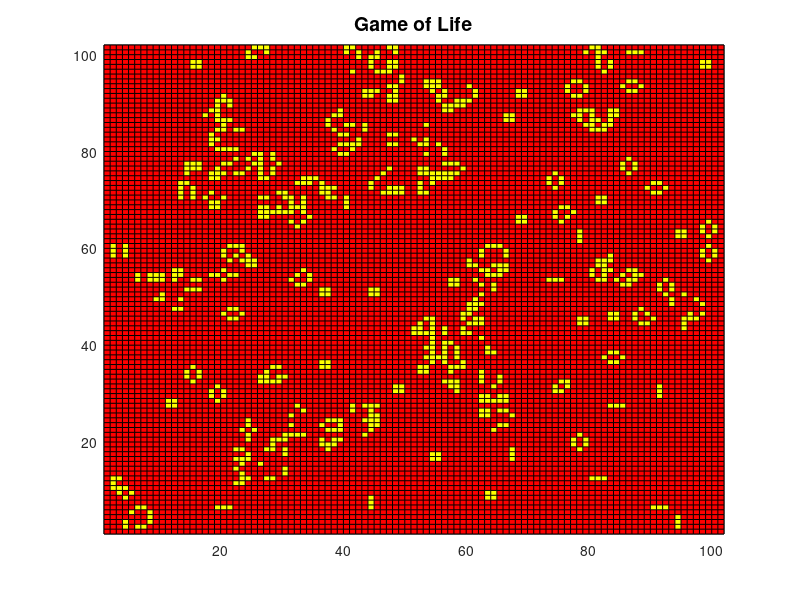

MATLAB code for this plot:
clear;
clc;
close;

% ASSIGNMENT 1 MATLAB
% GROUP: GetThat°

% CONWAY'S GAME OF LIFE
% Rules of game:
% 1. Any live cell with fewer than two live neighbours dies (underpopulation).
% 2. Any live cell with two or three live neighbours lives on to the next generation.
% 3. Any live cell with more than three live neighbours dies (overpopulation).
% 4. Any dead cell with exactly three live neighbours becomes a live cell (reproduction).


% Initialisation: generate random matrix of size N
N = 100;
p = 0.5; % probability of alive cells 

current_gen = zeros(N+2, N+2);  % give current_gen borders of zeros
current_gen(2:N+1, 2:N+1) = sprand(N, N, 0.5);
new_gen = (current_gen > p);

% Counting live neighbours
for i = 1:N
    current_gen = zeros(N+2, N+2);
    for r = 2:N+1;  % rows of the current_gen matrix
        for c = 2:N+1;  % columns of the current_gen matrix
            % count diagonal living neighbours
            diag = new_gen(r-1, c-1) + new_gen(r-1, c+1) + new_gen(r+1, c-1) + new_gen(r+1, c+1);
            % count the neighbours in the North, East, South and West directions
            nesw = new_gen(r-1, c) + new_gen(r+1, c) + new_gen(r, c-1) + new_gen(r, c+1);
            % total no.of live neighbours
            num_alive = diag + nesw;

            % Update cells according to the rules
            if (new_gen(r, c)== 1) && ((num_alive < 2) || (num_alive > 3))
              current_gen(r, c) = 0;
            elseif (new_gen(r, c)== 1) && ((num_alive == 2) || (num_alive == 3))
              current_gen(r, c) = 1;
            elseif (new_gen(r, c)== 0) && (num_alive == 3)
              current_gen(r, c) = 1;
            end
        end
    end
    new_gen = current_gen;
    pcolor(new_gen)
    colormap(autumn)
    title ('Game of Life','FontSize',14)
    pause(0.01)
end


% REFERENCES
% Shiri, D. (2020, May 29). Game-of-life/lifegame.m at master · D-Shiri/game-of-life.GitHub.\
%   Retrieved from https://github.com/d-shiri/game-of-life/blob/master/lifeGame.m


